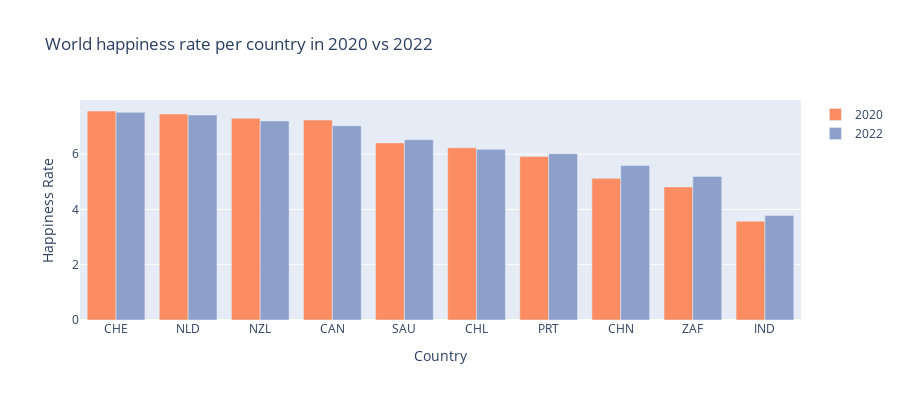

Notebook code cell kept with this figure:
### Markdown cell above
From this visualisation can be concluded that for every chosen country the inflation has increased in 2022 in perspective to 2020. With that said, let's start to look at the world happiness rates in 2020 and 2022.

The second visualisation represents the happiness rate per country in 2020 and in 2022. For every country two bars have been plotted to represent the happiness rate in the two years. The orange bars represent the year 2020 and the blue represent the year 2022.

### Code cell
colors = ['rgb(102,194,165)', 'rgb(252,141,98)', 'rgb(141,160,203)']

layout = go.Layout(
    xaxis=go.layout.XAxis(
        type='category' # het type van de X as is categorisch
    ),

    height=400
)

year2020 = go.Bar(
    x=happiness_2020['Country name'],
    y=happiness_2020['Happiness score'], # by year 2020
    name='2020',
    marker=dict(color=colors[1]) 
)
year2022 = go.Bar(
    x=happiness_2022['Country'],
    y=happiness_2022['Happiness score'],
    name='2022',
    marker=dict(color=colors[2]) 
)

data = [year2020, year2022]
fig = go.Figure(data=data, layout=layout)

# labels
fig.update_layout(
    title="World happiness rate per country in 2020 vs 2022",
    xaxis_title="Country",
    yaxis_title="Happiness Rate")
    
fig.show()

### Figure 1 — Plotly figure (JSON) as saved in the notebook; plotly's stock layout.template omitted (floating-point values rounded to 4 significant figures)
{"data": [{"marker": {"color": "rgb(252,141,98)"}, "name": "2020", "type": "bar", "x": ["CHE", "NLD", "NZL", "CAN", "SAU", "CHL", "PRT", "CHN", "ZAF", "IND"], "y": [7.56, 7.449, 7.3, 7.232, 6.406, 6.228, 5.911, 5.124, 4.814, 3.573]}, {"marker": {"color": "rgb(141,160,203)"}, "name": "2022", "type": "bar", "x": ["CHE", "NLD", "NZL", "CAN", "SAU", "CHL", "PRT", "CHN", "ZAF", "IND"], "y": [7.512, 7.415, 7.2, 7.025, 6.523, 6.172, 6.016, 5.585, 5.194, 3.777]}], "layout": {"height": 400, "title": {"text": "World happiness rate per country in 2020 vs 2022"}, "xaxis": {"title": {"text": "Country"}, "type": "category"}, "yaxis": {"title": {"text": "Happiness Rate"}}}}
